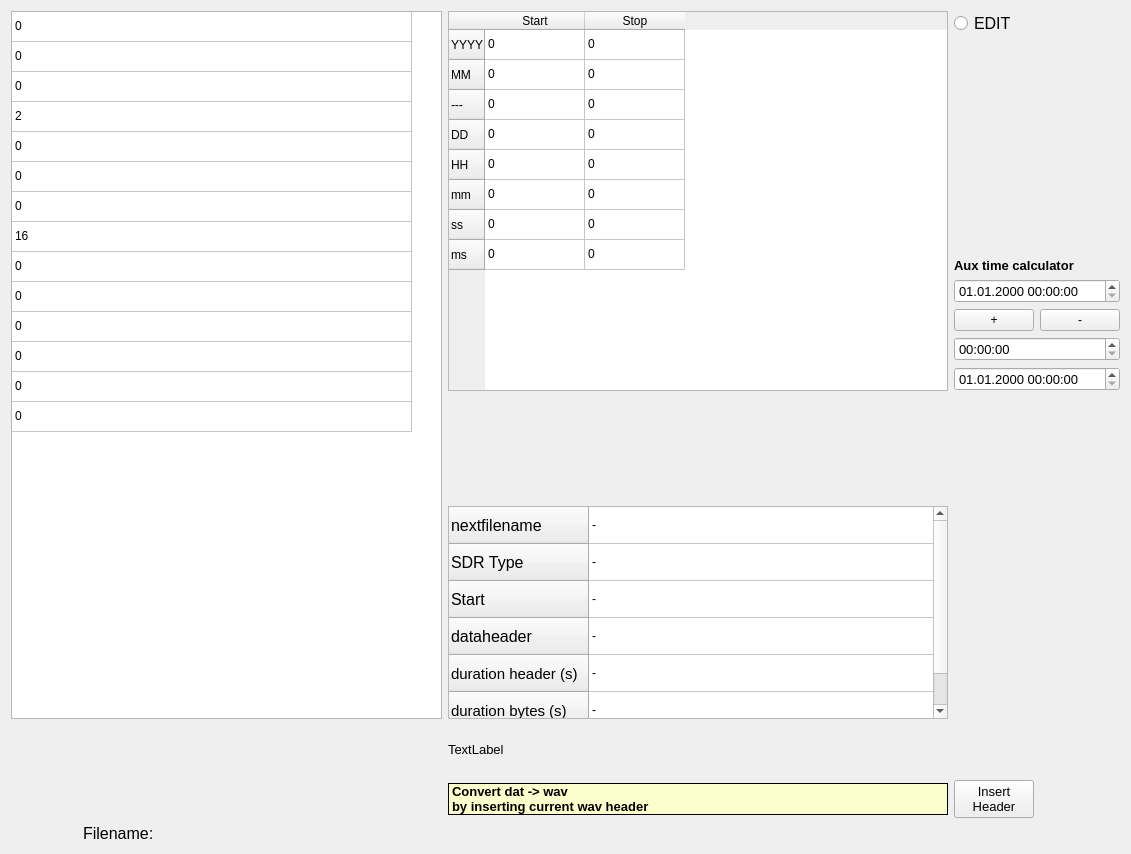
<?xml version="1.0" encoding="UTF-8"?>
<ui version="4.0">
 <class>wavheader_editor</class>
 <widget class="QWidget" name="wavheader_editor">
  <property name="geometry">
   <rect>
    <x>0</x>
    <y>0</y>
    <width>1131</width>
    <height>854</height>
   </rect>
  </property>
  <property name="windowTitle">
   <string>Form</string>
  </property>
  <layout class="QGridLayout" name="gridLayout_2">
   <item row="0" column="0">
    <layout class="QGridLayout" name="gridLayout">
     <item row="15" column="3" colspan="10">
      <widget class="QLabel" name="label_Filename_WAVHeader">
       <property name="sizePolicy">
        <sizepolicy hsizetype="Minimum" vsizetype="Maximum">
         <horstretch>0</horstretch>
         <verstretch>0</verstretch>
        </sizepolicy>
       </property>
       <property name="text">
        <string/>
       </property>
      </widget>
     </item>
     <item row="15" column="0">
      <widget class="QLabel" name="label_5">
       <property name="text">
        <string/>
       </property>
      </widget>
     </item>
     <item row="13" column="11">
      <widget class="QLabel" name="label_24">
       <property name="sizePolicy">
        <sizepolicy hsizetype="Minimum" vsizetype="Minimum">
         <horstretch>0</horstretch>
         <verstretch>0</verstretch>
        </sizepolicy>
       </property>
       <property name="font">
        <font>
         <pointsize>10</pointsize>
        </font>
       </property>
       <property name="text">
        <string>TextLabel</string>
       </property>
      </widget>
     </item>
     <item row="14" column="10">
      <widget class="QLabel" name="label_23">
       <property name="text">
        <string/>
       </property>
      </widget>
     </item>
     <item row="0" column="12">
      <widget class="QRadioButton" name="radioButton_WAVEDIT">
       <property name="sizePolicy">
        <sizepolicy hsizetype="Minimum" vsizetype="Maximum">
         <horstretch>0</horstretch>
         <verstretch>0</verstretch>
        </sizepolicy>
       </property>
       <property name="font">
        <font>
         <pointsize>12</pointsize>
        </font>
       </property>
       <property name="toolTip">
        <string>make this table editable by clicking 'edit'</string>
       </property>
       <property name="autoFillBackground">
        <bool>true</bool>
       </property>
       <property name="text">
        <string>EDIT</string>
       </property>
      </widget>
     </item>
     <item row="15" column="2">
      <widget class="QLabel" name="label_13">
       <property name="font">
        <font>
         <pointsize>12</pointsize>
        </font>
       </property>
       <property name="text">
        <string>Filename:</string>
       </property>
      </widget>
     </item>
     <item row="14" column="11">
      <widget class="QLabel" name="label_8">
       <property name="enabled">
        <bool>true</bool>
       </property>
       <property name="sizePolicy">
        <sizepolicy hsizetype="Preferred" vsizetype="Maximum">
         <horstretch>0</horstretch>
         <verstretch>0</verstretch>
        </sizepolicy>
       </property>
       <property name="palette">
        <palette>
         <active>
          <colorrole role="WindowText">
           <brush brushstyle="SolidPattern">
            <color alpha="255">
             <red>0</red>
             <green>0</green>
             <blue>0</blue>
            </color>
           </brush>
          </colorrole>
          <colorrole role="Button">
           <brush brushstyle="SolidPattern">
            <color alpha="255">
             <red>255</red>
             <green>254</green>
             <blue>210</blue>
            </color>
           </brush>
          </colorrole>
          <colorrole role="Light">
           <brush brushstyle="SolidPattern">
            <color alpha="255">
             <red>255</red>
             <green>254</green>
             <blue>210</blue>
            </color>
           </brush>
          </colorrole>
          <colorrole role="Midlight">
           <brush brushstyle="SolidPattern">
            <color alpha="255">
             <red>255</red>
             <green>254</green>
             <blue>210</blue>
            </color>
           </brush>
          </colorrole>
          <colorrole role="Base">
           <brush brushstyle="SolidPattern">
            <color alpha="255">
             <red>255</red>
             <green>254</green>
             <blue>210</blue>
            </color>
           </brush>
          </colorrole>
          <colorrole role="Window">
           <brush brushstyle="SolidPattern">
            <color alpha="255">
             <red>251</red>
             <green>255</green>
             <blue>203</blue>
            </color>
           </brush>
          </colorrole>
          <colorrole role="NoRole">
           <brush brushstyle="SolidPattern">
            <color alpha="255">
             <red>255</red>
             <green>254</green>
             <blue>210</blue>
            </color>
           </brush>
          </colorrole>
          <colorrole role="ToolTipBase">
           <brush brushstyle="SolidPattern">
            <color alpha="255">
             <red>255</red>
             <green>255</green>
             <blue>220</blue>
            </color>
           </brush>
          </colorrole>
         </active>
         <inactive>
          <colorrole role="WindowText">
           <brush brushstyle="SolidPattern">
            <color alpha="255">
             <red>0</red>
             <green>0</green>
             <blue>0</blue>
            </color>
           </brush>
          </colorrole>
          <colorrole role="Button">
           <brush brushstyle="SolidPattern">
            <color alpha="255">
             <red>255</red>
             <green>254</green>
             <blue>210</blue>
            </color>
           </brush>
          </colorrole>
          <colorrole role="Light">
           <brush brushstyle="SolidPattern">
            <color alpha="255">
             <red>255</red>
             <green>254</green>
             <blue>210</blue>
            </color>
           </brush>
          </colorrole>
          <colorrole role="Midlight">
           <brush brushstyle="SolidPattern">
            <color alpha="255">
             <red>255</red>
             <green>254</green>
             <blue>210</blue>
            </color>
           </brush>
          </colorrole>
          <colorrole role="Base">
           <brush brushstyle="SolidPattern">
            <color alpha="255">
             <red>255</red>
             <green>254</green>
             <blue>210</blue>
            </color>
           </brush>
          </colorrole>
          <colorrole role="Window">
           <brush brushstyle="SolidPattern">
            <color alpha="255">
             <red>251</red>
             <green>255</green>
             <blue>203</blue>
            </color>
           </brush>
          </colorrole>
          <colorrole role="NoRole">
           <brush brushstyle="SolidPattern">
            <color alpha="255">
             <red>255</red>
             <green>254</green>
             <blue>210</blue>
            </color>
           </brush>
          </colorrole>
          <colorrole role="ToolTipBase">
           <brush brushstyle="SolidPattern">
            <color alpha="255">
             <red>255</red>
             <green>255</green>
             <blue>220</blue>
            </color>
           </brush>
          </colorrole>
         </inactive>
         <disabled>
          <colorrole role="WindowText">
           <brush brushstyle="SolidPattern">
            <color alpha="255">
             <red>234</red>
             <green>234</green>
             <blue>234</blue>
            </color>
           </brush>
          </colorrole>
          <colorrole role="Button">
           <brush brushstyle="SolidPattern">
            <color alpha="255">
             <red>234</red>
             <green>234</green>
             <blue>234</blue>
            </color>
           </brush>
          </colorrole>
          <colorrole role="Light">
           <brush brushstyle="SolidPattern">
            <color alpha="255">
             <red>234</red>
             <green>234</green>
             <blue>234</blue>
            </color>
           </brush>
          </colorrole>
          <colorrole role="Midlight">
           <brush brushstyle="SolidPattern">
            <color alpha="255">
             <red>234</red>
             <green>234</green>
             <blue>234</blue>
            </color>
           </brush>
          </colorrole>
          <colorrole role="Base">
           <brush brushstyle="SolidPattern">
            <color alpha="255">
             <red>234</red>
             <green>234</green>
             <blue>234</blue>
            </color>
           </brush>
          </colorrole>
          <colorrole role="Window">
           <brush brushstyle="SolidPattern">
            <color alpha="255">
             <red>234</red>
             <green>234</green>
             <blue>234</blue>
            </color>
           </brush>
          </colorrole>
          <colorrole role="NoRole">
           <brush brushstyle="SolidPattern">
            <color alpha="255">
             <red>234</red>
             <green>234</green>
             <blue>234</blue>
            </color>
           </brush>
          </colorrole>
          <colorrole role="ToolTipBase">
           <brush brushstyle="SolidPattern">
            <color alpha="255">
             <red>234</red>
             <green>234</green>
             <blue>234</blue>
            </color>
           </brush>
          </colorrole>
         </disabled>
        </palette>
       </property>
       <property name="font">
        <font>
         <pointsize>10</pointsize>
         <weight>75</weight>
         <bold>true</bold>
        </font>
       </property>
       <property name="autoFillBackground">
        <bool>true</bool>
       </property>
       <property name="styleSheet">
        <string notr="true"/>
       </property>
       <property name="frameShape">
        <enum>QFrame::Panel</enum>
       </property>
       <property name="text">
        <string>Convert dat -&gt; wav 
by inserting current wav header</string>
       </property>
      </widget>
     </item>
     <item row="14" column="12">
      <widget class="QPushButton" name="pushButton_InsertHeader">
       <property name="sizePolicy">
        <sizepolicy hsizetype="Maximum" vsizetype="Minimum">
         <horstretch>0</horstretch>
         <verstretch>0</verstretch>
        </sizepolicy>
       </property>
       <property name="font">
        <font>
         <pointsize>10</pointsize>
        </font>
       </property>
       <property name="toolTip">
        <string>insert header into dat file</string>
       </property>
       <property name="text">
        <string>Insert 
Header</string>
       </property>
      </widget>
     </item>
     <item row="14" column="9">
      <widget class="QLabel" name="label_22">
       <property name="text">
        <string/>
       </property>
      </widget>
     </item>
     <item row="15" column="1">
      <widget class="QLabel" name="label_15">
       <property name="text">
        <string/>
       </property>
      </widget>
     </item>
     <item row="14" column="0" colspan="8">
      <widget class="QLabel" name="label_40">
       <property name="text">
        <string/>
       </property>
      </widget>
     </item>
     <item row="14" column="8">
      <widget class="QLabel" name="label_21">
       <property name="text">
        <string/>
       </property>
      </widget>
     </item>
     <item row="4" column="13">
      <widget class="QPushButton" name="pushButton_subtract">
       <property name="sizePolicy">
        <sizepolicy hsizetype="Maximum" vsizetype="Maximum">
         <horstretch>0</horstretch>
         <verstretch>0</verstretch>
        </sizepolicy>
       </property>
       <property name="text">
        <string>-</string>
       </property>
      </widget>
     </item>
     <item row="2" column="12" colspan="2">
      <widget class="QLabel" name="label_39">
       <property name="sizePolicy">
        <sizepolicy hsizetype="Minimum" vsizetype="Maximum">
         <horstretch>0</horstretch>
         <verstretch>0</verstretch>
        </sizepolicy>
       </property>
       <property name="font">
        <font>
         <pointsize>10</pointsize>
         <weight>75</weight>
         <bold>true</bold>
        </font>
       </property>
       <property name="text">
        <string>Aux time calculator</string>
       </property>
      </widget>
     </item>
     <item row="4" column="12">
      <widget class="QPushButton" name="pushButton_add">
       <property name="sizePolicy">
        <sizepolicy hsizetype="Maximum" vsizetype="Maximum">
         <horstretch>0</horstretch>
         <verstretch>0</verstretch>
        </sizepolicy>
       </property>
       <property name="text">
        <string>+</string>
       </property>
      </widget>
     </item>
     <item row="0" column="11" rowspan="7">
      <widget class="QTableWidget" name="tableWidget_starttime">
       <property name="sizePolicy">
        <sizepolicy hsizetype="Maximum" vsizetype="Minimum">
         <horstretch>0</horstretch>
         <verstretch>0</verstretch>
        </sizepolicy>
       </property>
       <property name="minimumSize">
        <size>
         <width>400</width>
         <height>380</height>
        </size>
       </property>
       <property name="maximumSize">
        <size>
         <width>530</width>
         <height>16777215</height>
        </size>
       </property>
       <property name="toolTip">
        <string>make this table editable by clicking 'edit'</string>
       </property>
       <attribute name="horizontalHeaderDefaultSectionSize">
        <number>100</number>
       </attribute>
       <row>
        <property name="text">
         <string>YYYY</string>
        </property>
       </row>
       <row>
        <property name="text">
         <string>MM</string>
        </property>
       </row>
       <row>
        <property name="text">
         <string>---</string>
        </property>
       </row>
       <row>
        <property name="text">
         <string>DD</string>
        </property>
       </row>
       <row>
        <property name="text">
         <string>HH</string>
        </property>
       </row>
       <row>
        <property name="text">
         <string>mm</string>
        </property>
       </row>
       <row>
        <property name="text">
         <string>ss</string>
        </property>
       </row>
       <row>
        <property name="text">
         <string>ms</string>
        </property>
       </row>
       <column>
        <property name="text">
         <string>Start</string>
        </property>
       </column>
       <column>
        <property name="text">
         <string>Stop</string>
        </property>
       </column>
       <item row="0" column="0">
        <property name="text">
         <string>0</string>
        </property>
       </item>
       <item row="0" column="1">
        <property name="text">
         <string>0</string>
        </property>
       </item>
       <item row="1" column="0">
        <property name="text">
         <string>0</string>
        </property>
       </item>
       <item row="1" column="1">
        <property name="text">
         <string>0</string>
        </property>
       </item>
       <item row="2" column="0">
        <property name="text">
         <string>0</string>
        </property>
       </item>
       <item row="2" column="1">
        <property name="text">
         <string>0</string>
        </property>
       </item>
       <item row="3" column="0">
        <property name="text">
         <string>0</string>
        </property>
       </item>
       <item row="3" column="1">
        <property name="text">
         <string>0</string>
        </property>
       </item>
       <item row="4" column="0">
        <property name="text">
         <string>0</string>
        </property>
       </item>
       <item row="4" column="1">
        <property name="text">
         <string>0</string>
        </property>
       </item>
       <item row="5" column="0">
        <property name="text">
         <string>0</string>
        </property>
       </item>
       <item row="5" column="1">
        <property name="text">
         <string>0</string>
        </property>
       </item>
       <item row="6" column="0">
        <property name="text">
         <string>0</string>
        </property>
       </item>
       <item row="6" column="1">
        <property name="text">
         <string>0</string>
        </property>
       </item>
       <item row="7" column="0">
        <property name="text">
         <string>0</string>
        </property>
       </item>
       <item row="7" column="1">
        <property name="text">
         <string>0</string>
        </property>
       </item>
      </widget>
     </item>
     <item row="9" column="11" rowspan="4">
      <widget class="QTableWidget" name="tableWidget_3">
       <property name="sizePolicy">
        <sizepolicy hsizetype="Maximum" vsizetype="Minimum">
         <horstretch>0</horstretch>
         <verstretch>0</verstretch>
        </sizepolicy>
       </property>
       <property name="minimumSize">
        <size>
         <width>500</width>
         <height>192</height>
        </size>
       </property>
       <property name="toolTip">
        <string>make this table editable by clicking 'edit'</string>
       </property>
       <property name="autoFillBackground">
        <bool>true</bool>
       </property>
       <property name="alternatingRowColors">
        <bool>false</bool>
       </property>
       <attribute name="horizontalHeaderVisible">
        <bool>false</bool>
       </attribute>
       <attribute name="horizontalHeaderDefaultSectionSize">
        <number>600</number>
       </attribute>
       <attribute name="horizontalHeaderMinimumSectionSize">
        <number>50</number>
       </attribute>
       <attribute name="verticalHeaderCascadingSectionResizes">
        <bool>false</bool>
       </attribute>
       <attribute name="verticalHeaderDefaultSectionSize">
        <number>37</number>
       </attribute>
       <attribute name="verticalHeaderShowSortIndicator" stdset="0">
        <bool>false</bool>
       </attribute>
       <attribute name="verticalHeaderStretchLastSection">
        <bool>false</bool>
       </attribute>
       <row>
        <property name="text">
         <string>nextfilename</string>
        </property>
        <property name="font">
         <font>
          <pointsize>12</pointsize>
         </font>
        </property>
       </row>
       <row>
        <property name="text">
         <string>SDR Type</string>
        </property>
        <property name="font">
         <font>
          <pointsize>12</pointsize>
         </font>
        </property>
       </row>
       <row>
        <property name="text">
         <string>Start</string>
        </property>
        <property name="font">
         <font>
          <pointsize>12</pointsize>
         </font>
        </property>
        <property name="background">
         <color>
          <red>240</red>
          <green>240</green>
          <blue>240</blue>
         </color>
        </property>
       </row>
       <row>
        <property name="text">
         <string>dataheader</string>
        </property>
        <property name="font">
         <font>
          <pointsize>12</pointsize>
         </font>
        </property>
       </row>
       <row>
        <property name="text">
         <string>duration header (s)</string>
        </property>
        <property name="font">
         <font>
          <pointsize>11</pointsize>
         </font>
        </property>
       </row>
       <row>
        <property name="text">
         <string>duration bytes (s)</string>
        </property>
        <property name="font">
         <font>
          <pointsize>11</pointsize>
         </font>
        </property>
       </row>
       <column>
        <property name="text">
         <string>value</string>
        </property>
        <property name="font">
         <font>
          <pointsize>12</pointsize>
         </font>
        </property>
        <property name="background">
         <color>
          <red>240</red>
          <green>0</green>
          <blue>0</blue>
         </color>
        </property>
       </column>
       <item row="0" column="0">
        <property name="text">
         <string>-</string>
        </property>
        <property name="foreground">
         <brush brushstyle="NoBrush">
          <color alpha="240">
           <red>240</red>
           <green>240</green>
           <blue>240</blue>
          </color>
         </brush>
        </property>
       </item>
       <item row="1" column="0">
        <property name="text">
         <string>-</string>
        </property>
       </item>
       <item row="2" column="0">
        <property name="text">
         <string>-</string>
        </property>
        <property name="background">
         <brush brushstyle="NoBrush">
          <color alpha="240">
           <red>240</red>
           <green>240</green>
           <blue>240</blue>
          </color>
         </brush>
        </property>
       </item>
       <item row="3" column="0">
        <property name="text">
         <string>-</string>
        </property>
       </item>
       <item row="4" column="0">
        <property name="text">
         <string>-</string>
        </property>
       </item>
       <item row="5" column="0">
        <property name="text">
         <string>-</string>
        </property>
       </item>
      </widget>
     </item>
     <item row="5" column="12" colspan="2">
      <widget class="QTimeEdit" name="wavheader_timeEdit_subtr">
       <property name="sizePolicy">
        <sizepolicy hsizetype="Minimum" vsizetype="Maximum">
         <horstretch>0</horstretch>
         <verstretch>0</verstretch>
        </sizepolicy>
       </property>
       <property name="font">
        <font>
         <pointsize>10</pointsize>
        </font>
       </property>
       <property name="displayFormat">
        <string>HH:mm:ss</string>
       </property>
      </widget>
     </item>
     <item row="6" column="12" colspan="2">
      <widget class="QDateTimeEdit" name="wavheader_dateTimeEdit_result">
       <property name="sizePolicy">
        <sizepolicy hsizetype="Minimum" vsizetype="Maximum">
         <horstretch>0</horstretch>
         <verstretch>0</verstretch>
        </sizepolicy>
       </property>
       <property name="font">
        <font>
         <pointsize>10</pointsize>
        </font>
       </property>
       <property name="displayFormat">
        <string>dd.MM.yyyy HH:mm:ss</string>
       </property>
      </widget>
     </item>
     <item row="0" column="0" rowspan="13" colspan="11">
      <widget class="QTableWidget" name="tableWidget_basisfields">
       <property name="sizePolicy">
        <sizepolicy hsizetype="Maximum" vsizetype="Minimum">
         <horstretch>0</horstretch>
         <verstretch>0</verstretch>
        </sizepolicy>
       </property>
       <property name="minimumSize">
        <size>
         <width>400</width>
         <height>0</height>
        </size>
       </property>
       <property name="maximumSize">
        <size>
         <width>500</width>
         <height>16777215</height>
        </size>
       </property>
       <property name="toolTip">
        <string>make this table editable by clicking 'edit'</string>
       </property>
       <attribute name="horizontalHeaderVisible">
        <bool>false</bool>
       </attribute>
       <attribute name="horizontalHeaderDefaultSectionSize">
        <number>400</number>
       </attribute>
       <attribute name="verticalHeaderVisible">
        <bool>false</bool>
       </attribute>
       <row>
        <property name="text">
         <string>Filesize</string>
        </property>
       </row>
       <row>
        <property name="text">
         <string>sdr_nChunksize</string>
        </property>
       </row>
       <row>
        <property name="text">
         <string>wFormatTag</string>
        </property>
       </row>
       <row>
        <property name="text">
         <string>nChannels</string>
        </property>
       </row>
       <row>
        <property name="text">
         <string>Sample rate</string>
        </property>
       </row>
       <row>
        <property name="text">
         <string>bytes per second</string>
        </property>
       </row>
       <row>
        <property name="text">
         <string>nBlockalign</string>
        </property>
       </row>
       <row>
        <property name="text">
         <string>bits per sample</string>
        </property>
       </row>
       <row>
        <property name="text">
         <string>centerfreq</string>
        </property>
       </row>
       <row>
        <property name="text">
         <string>dataChunksize</string>
        </property>
       </row>
       <row>
        <property name="text">
         <string>ADFrequency</string>
        </property>
       </row>
       <row>
        <property name="text">
         <string>IFFrequency</string>
        </property>
       </row>
       <row>
        <property name="text">
         <string>Bandwidth</string>
        </property>
       </row>
       <row>
        <property name="text">
         <string>IQOffset</string>
        </property>
       </row>
       <column>
        <property name="text">
         <string>value</string>
        </property>
       </column>
       <item row="0" column="0">
        <property name="text">
         <string>0</string>
        </property>
       </item>
       <item row="1" column="0">
        <property name="text">
         <string>0</string>
        </property>
       </item>
       <item row="2" column="0">
        <property name="text">
         <string>0</string>
        </property>
       </item>
       <item row="3" column="0">
        <property name="text">
         <string>2</string>
        </property>
       </item>
       <item row="4" column="0">
        <property name="text">
         <string>0</string>
        </property>
       </item>
       <item row="5" column="0">
        <property name="text">
         <string>0</string>
        </property>
       </item>
       <item row="6" column="0">
        <property name="text">
         <string>0</string>
        </property>
       </item>
       <item row="7" column="0">
        <property name="text">
         <string>16</string>
        </property>
       </item>
       <item row="8" column="0">
        <property name="text">
         <string>0</string>
        </property>
       </item>
       <item row="9" column="0">
        <property name="text">
         <string>0</string>
        </property>
       </item>
       <item row="10" column="0">
        <property name="text">
         <string>0</string>
        </property>
       </item>
       <item row="11" column="0">
        <property name="text">
         <string>0</string>
        </property>
       </item>
       <item row="12" column="0">
        <property name="text">
         <string>0</string>
        </property>
       </item>
       <item row="13" column="0">
        <property name="text">
         <string>0</string>
        </property>
       </item>
      </widget>
     </item>
     <item row="1" column="13">
      <widget class="QLabel" name="label">
       <property name="text">
        <string/>
       </property>
      </widget>
     </item>
     <item row="3" column="12" colspan="2">
      <widget class="QDateTimeEdit" name="wavheader_dateTimeEdit_starttime">
       <property name="sizePolicy">
        <sizepolicy hsizetype="Minimum" vsizetype="Maximum">
         <horstretch>0</horstretch>
         <verstretch>0</verstretch>
        </sizepolicy>
       </property>
       <property name="font">
        <font>
         <pointsize>10</pointsize>
        </font>
       </property>
       <property name="displayFormat">
        <string>dd.MM.yyyy HH:mm:ss</string>
       </property>
      </widget>
     </item>
    </layout>
   </item>
  </layout>
 </widget>
 <resources/>
 <connections/>
</ui>
